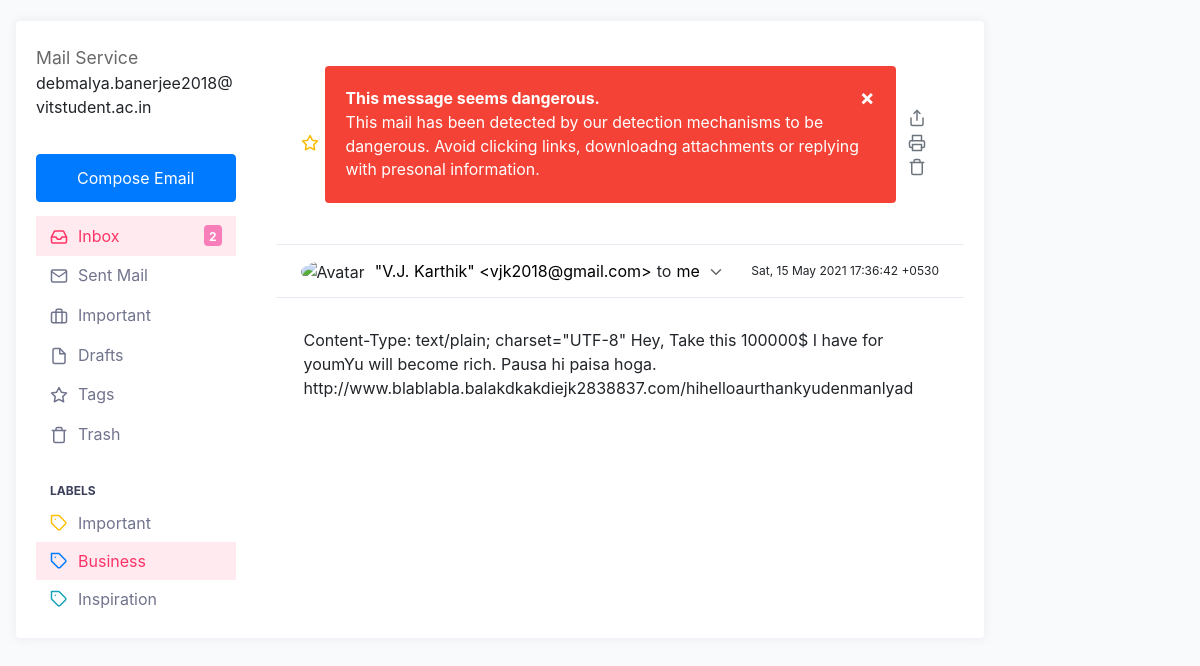
/read_email/30, run on the app's committed database.
### tables this page shows
CREATE TABLE EMAIL
         (SL_NO INTEGER PRIMARY KEY AUTOINCREMENT,SENDER CHAR(50) NOT NULL,SUBJECT TEXT NOT NULL,DATE Text NOT NULL,MESSAGE_BODY TEXT,PHISHING INT, TEXT_PHISHING INT,URL_PHISHING INT);

### front_end.py (the view)
@app.route('/read_email/<int:id>')
def read_email(id):
    con = sql.connect("D:/Projects/Phishing-email-detection/Flask_Application/email_db.db")
    con.row_factory = sql.Row
    cur = con.cursor()
    cur.execute("select * from EMAIL where SL_NO = ?",(id,))
    rows = cur.fetchone()
    return render_template("read_email.html",rows = rows)

### templates/read_email.html (shortened to what this page needs)
<!DOCTYPE html>
<html lang="en">
<head>
    <link href="http://netdna.bootstrapcdn.com/bootstrap/4.4.1/css/bootstrap.min.css" rel="stylesheet">
</head>
<body>
<div class="col-md-10">
<div class="row inbox-wrapper">
    <div class="col-lg-12">
      <div class="card">
        <div class="card-body">
          <div class="row">
            <div class="col-lg-3 email-aside border-lg-right">
              <div class="aside-content">
                <div class="aside-header">
                  <span class="title">Mail Service</span>
                  <p class="description">debmalya.banerjee2018@vitstudent.ac.in</p>
                </div>
                <div class="aside-compose"><a class="btn btn-primary btn-block" href="../../../demo_1/pages/email/compose.html">Compose Email</a></div>
                <div class="aside-nav collapse">
                  <ul class="nav">
                    <li class="active"><a href="/"><span class="icon"></span>Inbox<span class="badge badge-danger-muted text-white font-weight-bold float-right">2</span></a></li>
                    <li><a href="#"><span class="icon"></span>Sent Mail</a></li>
                    <li><a href="#"><span class="icon"></span>Important<span class="badge badge-info-muted text-white font-weight-bold float-right"></span></a></li>
                    <li><a href="#"><span class="icon"></span>Drafts</a></li>
                    <li><a href="#"><span class="icon"></span>Tags</a></li>
                    <li><a href="#"><span class="icon"></span>Trash</a></li>
                  </ul>
                  <span class="title">Labels</span>
                  <ul class="nav nav-pills nav-stacked">
                    <li>
                      <a href="#"> Important </a>
                    </li>
                    <li class="active"><a href="#">
                      Business </a>
                    </li>
                    <li>
                      <a href="#"> Inspiration </a>
                    </li>
                  </ul>
                </div>
              </div>
            </div>
            <div class="col-lg-9 email-content">
              <div class="email-head">
                <div class="email-head-subject">
                  <div class="title d-flex align-items-center justify-content-between">
                    <div class="d-flex align-items-center">
                      <a class="active" href="#"><span class="icon"></span></a>
                    </div>
			{% if rows[5] == 1%}
					<div class="alert">
  <span class="closebtn" onclick="this.parentElement.style.display='none';">&times;</span>
  <strong>This message seems dangerous.</strong><br> This mail has been detected by our detection mechanisms to be dangerous. Avoid clicking links, downloadng attachments or replying with presonal information.
</div>
            {% endif %}
                    <div class="icons">
                      <a href="#" class="icon"></a>
                      <a href="#" class="icon"></a>
                      <a href="#" class="icon">
                      </a>
                    </div>
                  </div>
                </div>
                <div class="email-head-sender d-flex align-items-center justify-content-between flex-wrap">
                  <div class="d-flex align-items-center">
                    <div class="avatar">
                      <img src="https://bootdey.com/img/Content/avatar/avatar1.png" alt="Avatar" class="rounded-circle user-avatar-md">
                    </div>
                    <div class="sender d-flex align-items-center">
                      <a href="#">{{rows[1]}}</a> <span>to</span><a href="#">me</a>
                      <div class="actions dropdown">
                        <a class="icon" href="#" data-toggle="dropdown"><svg xmlns="http://www.w3.org/2000/svg" width="24" height="24" viewBox="0 0 24 24" fill="none" stroke="currentColor" stroke-width="2" stroke-linecap="round" stroke-linejoin="round" class="feather feather-chevron-down"><polyline points="6 9 12 15 18 9"></polyline></svg></a>
                      </div>
                    </div>
                  </div>
                  <div class="date">{{rows[3]}}</div>
                </div>
              </div>
               <div class="email-body">{{rows[4]}}
                </div>
</body>
</html>

### templates/read_email.html (style rules this page uses)
body { background-color: #f9fafb; margin-top:20px; }
@media (min-width: 992px) { .inbox-wrapper .email-aside .aside-content { padding-right: 10px; } }
.inbox-wrapper .email-aside .aside-content .aside-header { padding: 0 0 5px; position: relative; }
.inbox-wrapper .email-aside .aside-content .aside-header .title { display: block; margin: 3px 0 0; font-size: 1.1rem; line-height: 27px; color: #686868; }
.inbox-wrapper .email-aside .aside-content .aside-compose { text-align: center; padding: 14px 0; }
.inbox-wrapper .email-aside .aside-content .aside-compose .btn, .inbox-wrapper .email-aside .aside-content .aside-compose .fc .fc-button, .fc .inbox-wrapper .email-aside .aside-content .aside-compose .fc-button, .inbox-wrapper .email-aside .aside-content .aside-compose .swal2-modal .swal2-actions button, .swal2-modal .swal2-actions .inbox-wrapper .email-aside .aside-content .aside-compose button, .inbox-wrapper .email-aside .aside-content .aside-compose .wizard > .actions a, .wizard > .actions .inbox-wrapper .email-aside .aside-content .aside-compose a { padding: 11px; }
.inbox-wrapper .email-aside .aside-content .aside-nav { visibility: visible; padding: 0 0; }
.inbox-wrapper .email-aside .aside-content .aside-nav.collapse { display: block; }
.inbox-wrapper .email-aside .aside-content .aside-nav .title { display: block; color: #3d405c; font-size: 12px; font-weight: 700; text-transform: uppercase; margin: 20px 0 0; padding: 8px 14px 4px; }
.inbox-wrapper .email-aside .aside-content .aside-nav .nav li { width: 100%; }
.inbox-wrapper .email-aside .aside-content .aside-nav .nav li a { display: -webkit-flex; display: flex; -webkit-align-items: center; align-items: center; position: relative; color: #71748d; padding: 7px 14px; }
.inbox-wrapper .email-aside .aside-content .aside-nav .nav li a .icon svg { width: 18px; margin-right: 10px; }
.inbox-wrapper .email-aside .aside-content .aside-nav .nav li a .badge { margin-left: auto; }
.inbox-wrapper .email-aside .aside-content .aside-nav .nav li a svg { width: 18px; margin-right: 10px; }
.inbox-wrapper .email-aside .aside-content .aside-nav .nav li.active a { color: #ff3366; background: rgba(255, 51, 102, 0.1); }
.inbox-wrapper .email-aside .aside-content .aside-nav .nav li.active a .icon { color: #ff3366; }
.email-head { background-color: transparent; }
.email-head-subject { padding: 25px 25px; border-bottom: 1px solid #e8ebf1; }
.email-head-subject .title { display: block; font-size: .99rem; }
.email-head-subject .title a.active .icon { color: #fbbc06; }
.email-head-subject .title a .icon { color: silver; margin-right: 6px; }
.email-head-subject .title a .icon svg { width: 18px; }
.email-head-subject .icons { font-size: 14px; float: right; }
.email-head-subject .icons .icon { color: #000; margin-left: 12px; }
.email-head-subject .icons .icon svg { width: 18px; }
.email-head-sender { padding: 13px 25px; }
.email-head-sender .avatar { float: left; margin-right: 10px; }
.email-head-sender .date { float: right; font-size: 12px; }
.email-head-sender .avatar img { width: 36px; }
.email-head-sender .sender > a { color: #000; }
.email-head-sender .sender span { margin-right: 5px; margin-left: 5px; }
.email-head-sender .sender .actions { display: inline-block; position: relative; }
.email-head-sender .sender .actions .icon { color: #686868; margin-left: 7px; }
.email-head-sender .sender .actions .icon svg { width: 18px; }
.email-body { background-color: transparent; border-top: 1px solid #e8ebf1; padding: 30px 28px; }
.card { box-shadow: 0 0 10px 0 rgba(183, 192, 206, 0.2); -webkit-box-shadow: 0 0 10px 0 rgba(183, 192, 206, 0.2); -moz-box-shadow: 0 0 10px 0 rgba(183, 192, 206, 0.2); -ms-box-shadow: 0 0 10px 0 rgba(183, 192, 206, 0.2); }
.card { position: relative; display: flex; flex-direction: column; min-width: 0; word-wrap: break-word; background-color: #fff; background-clip: border-box; border: 1px solid #f2f4f9; border-radius: 0.25rem; }
.badge { padding: 6px 5px 3px; }
.text-white { color: #ffffff !important; }
.font-weight-bold { font-weight: 700 !important; }
.float-right { float: right !important; }
.badge-danger-muted { color: #212529; background-color: #f77eb9; }
.alert { padding: 20px; background-color: #f44336; color: white; }
.closebtn { margin-left: 15px; color: white; font-weight: bold; float: right; font-size: 22px; line-height: 20px; cursor: pointer; transition: 0.3s; }

### data on the page
EMAIL: SENDER "\"V.J. Karthik\" <vjk2018@gmail.com>", DATE "Sat, 15 May 2021 17:36:42 +0530", MESSAGE_BODY "Content-Type: text/plain; charset=\"UTF-8\" Hey, Take this 100000$ I have for youmYu will become rich. Pausa hi paisa hoga. http://www.blablabla.balakdkakdiejk2838837.com/hihelloaurthankyudenmanlyad"
